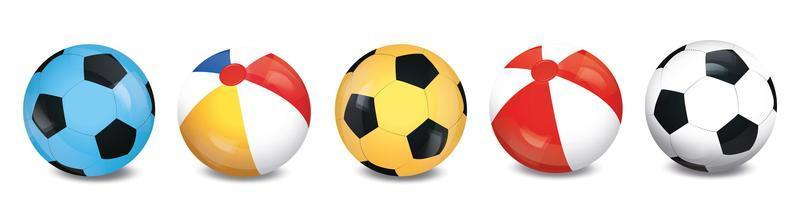
#> input picture ChatGPT/Image Processing/Exercise 3/balls.jpg, 800 x 200 px
$ jupyter execute Untitled.ipynb
#> lines starting #> are read from the running program, lines starting #| are printed output that depends on the picture; after the words box and inside, x2 and y2 are one past the last pixel; in counts of white or black regions, pixels touching at a corner belong together
[cell 1]
import cv2
import matplotlib.pyplot as plt

img = cv2.imread('balls.jpg') # load image
#> img is the input picture: shape (200, 800, 3); mean B, G, R 204.9, 212.6, 220.3
gray = cv2.cvtColor(img,cv2.COLOR_BGR2GRAY) # convert to gray
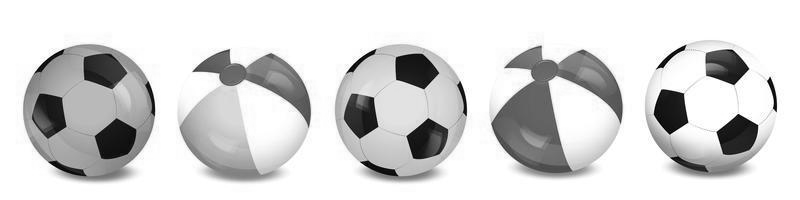
#> gray: shape (200, 800); min 0, max 255, mean 214
blur = cv2.GaussianBlur(gray,(15,15),0) # apply blurring
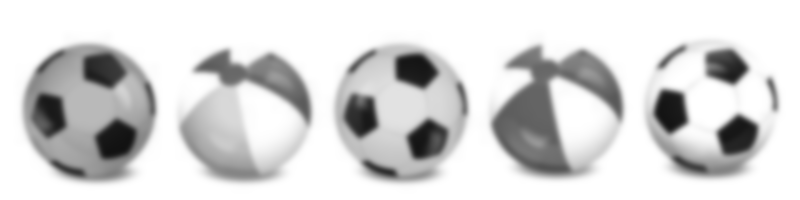
#> blur: shape (200, 800); min 17, max 255, mean 214
_,otsu = cv2.threshold(blur,0,255,cv2.THRESH_BINARY_INV + cv2.THRESH_OTSU)
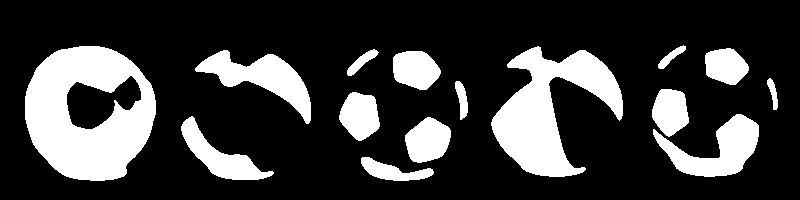
#> otsu: shape (200, 800); 23% white; 15 white regions, largest, box (x1, y1, x2, y2) and area: (25, 46, 156, 181) 11654, (491, 46, 623, 177) 8148, (195, 50, 311, 124) 3157
kernel = cv2.getStructuringElement(cv2.MORPH_ELLIPSE, (20,60))
closed = cv2.morphologyEx(otsu, cv2.MORPH_CROSS, kernel)
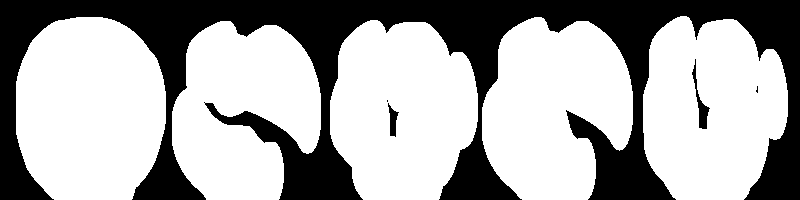
#> closed: shape (200, 800); 66.3% white; 5 black regions (2 under 20 px), largest, box (x1, y1, x2, y2) and area: (0, 0, 800, 200) 53459, (692, 59, 710, 129) 327, (388, 103, 399, 137) 187
opened = cv2.morphologyEx(closed, cv2.MORPH_OPEN, kernel)
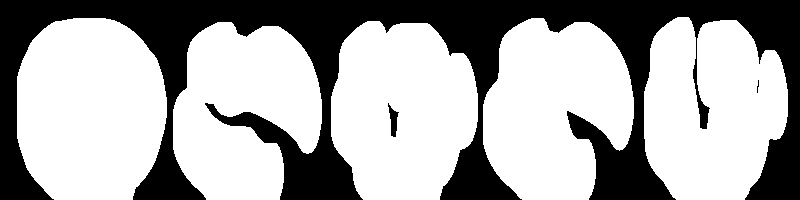
#> opened: shape (200, 800); 65.9% white; 3 black regions (1 under 20 px)

[cell 2]
plt.figure(figsize=(6, 15))  # Width x Height in inches

plt.subplot(6, 1, 1)
plt.imshow(img)
plt.title("Original Image")
plt.axis('off')

plt.subplot(6, 1, 2)
plt.imshow(gray, cmap='gray')
plt.title("Gray Scale Image")
plt.axis('off')

plt.subplot(6, 1, 3)
plt.imshow(blur, cmap='gray')
plt.title("Blur Image")
plt.axis('off')

plt.subplot(6, 1, 4)
plt.imshow(otsu, cmap='gray')
plt.title("Threshold Image")
plt.axis('off')

plt.subplot(6, 1, 5)
plt.imshow(closed, cmap='gray')
plt.title("Morphological Image (closed)")
plt.axis('off')

plt.subplot(6, 1, 6)
plt.imshow(opened, cmap='gray')
plt.title("Morphological Image (opened)")
plt.axis('off')

plt.tight_layout()
plt.show()
#> figure, not shown here; B, G, R data is drawn as R, G, B

[cell 3]
contours, _ = cv2.findContours(opened, cv2.RETR_EXTERNAL, cv2.CHAIN_APPROX_SIMPLE)
#> contours = 5 contours; box (x1, y1, x2, y2) and area: (17, 18, 167, 200) 22811, (331, 21, 478, 200) 21070, (644, 17, 788, 200) 20598, (483, 18, 634, 200) 20386, (173, 22, 322, 200) 19273
filtered = [cnt for cnt in contours if cv2.contourArea(cnt) > 500]  # adjust this value
#> filtered has the same summary as contours

print("Objects detected:", len(filtered))
#| Objects detected: 5

$ run again, with ChatGPT/Image Processing/Exercise 3/object_4.jpg copied over ChatGPT/Image Processing/Exercise 3/balls.jpg
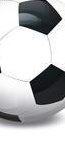
#> input picture ChatGPT/Image Processing/Exercise 3/object_4.jpg, 65 x 150 px
#> img is the input picture: shape (150, 65, 3); mean B, G, R 190.5, 189.1, 188.1
#> `_,otsu = cv2.threshold(blur,0,255,cv2.THRESH_BINARY_INV + cv2.THRESH_O..`:
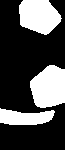
#> otsu: shape (150, 65); 30.7% white; 3 white regions, box (x1, y1, x2, y2) and area: (30, 65, 65, 108) 1200, (19, 0, 62, 35) 1125, (0, 108, 55, 125) 669
#> closed: shape (150, 65); 86.8% white; 2 black regions, box (x1, y1, x2, y2) and area: (0, 0, 24, 83) 1177, (53, 133, 65, 150) 107
#> `opened = cv2.morphologyEx(closed, cv2.MORPH_OPEN, kernel)`:
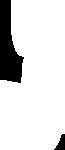
#> opened: shape (150, 65); 86.2% white; 2 black regions
#> contours = 1 contour; box (x1, y1, x2, y2) and area: (0, 0, 65, 150) 8188
#> filtered has the same summary as contours
#| Objects detected: 1
